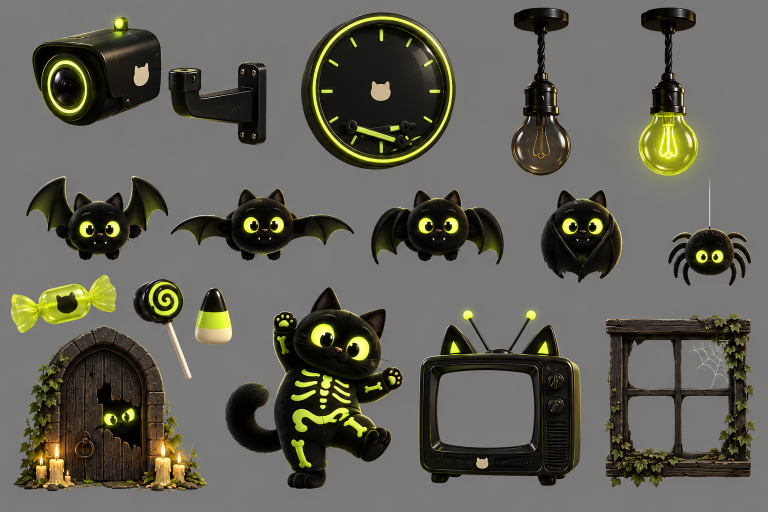
#> input picture design/teaser/sheet.png, 1536 x 1024 px (shown at 1/2 size)
$ python -i cut-teaser-assets.py   (imports and definitions only)
#> lines starting #> are read from the running program, lines starting #| are printed output that depends on the picture
#!/usr/bin/env python3
"""
Cuts the art the coming-soon page uses.

Three sources, three treatments:

  1. Pieces on the old asset boards whose files shipped empty — every pixel
     transparent, from a declutter bug that's fixed in slice-sprite.py — plus
     a few drawings on the same board nobody had cut yet. These go through
     slice-sprite.py's own pipeline, so they match every other sprite.

  2. design/teaser/sheet.png: generated on a flat grey, with no alpha. Keyed
     here by how far each pixel is from that grey — a difference matte — with
     the grey taken back out of the soft edges, so a lime glow keeps its lime
     over the site's ink instead of carrying a grey rim onto it.

  3. design/teaser/door-smashed.png and window.png: generated with their own
     transparency, at full size. Their "solid" pixels come out at 248-253
     rather than 255, which is squared off, and they're brought down to the
     size the page draws them at.

Some pieces are frames of one animation — the bulb off and on, the four bat
poses — and are placed on a shared canvas lined up by a fixed point, so
swapping one for the next never makes the art jump.

  python3 scripts/cut-teaser-assets.py
"""
from PIL import Image, ImageChops, ImageDraw, ImageFilter
import importlib.util, pathlib, json

ROOT = pathlib.Path(__file__).resolve().parent.parent
TEASER = ROOT / "design" / "teaser"

spec = importlib.util.spec_from_file_location("slicer", ROOT / "scripts" / "slice-sprite.py")
slicer = importlib.util.module_from_spec(spec)
# [1 line not run here, left out]


# ------------------------------------------------------------------ 1. boards
BOARD = {
    # the six that shipped empty, by the cells sprite-map.json already names
    "cat-sneak": ("updatesprite", 8),
    "cat-witch": ("updatesprite", 17),
    "cat-pumpkin": ("updatesprite", 18),
    "ghost": ("updatesprite", 22),
    "tape-dark": ("9E31BFFF", 7),
    "tape-lime": ("9E31BFFF", 8),
    # drawn on the same board, never cut
    "cat-away": ("updatesprite", 10),
    "bubble-q": ("updatesprite", 13),
    "cat-oneeye": ("updatesprite", 20),
    "door-peek": ("updatesprite", 23),
}


# [12 lines left out: function cut_boards, not called in this run]


# ------------------------------------------------------------ 2. grey sheet
GREY = (121, 121, 121)
LO, HI = 6, 42  # distance from the grey: below LO is background, above HI is solid

SHEET = {
    "cctv": (60, 26, 326, 254),
    "cctv-mount": (332, 120, 536, 292),
    "clock-empty": (598, 20, 914, 342),
    "bulb-off": (1018, 10, 1144, 354),
    "bulb-on": (1264, 10, 1406, 360),
    "bat-up": (48, 348, 334, 522),
    "bat-level": (340, 370, 710, 524),
    "bat-down": (738, 372, 1010, 532),
    "bat-folded": (1076, 374, 1248, 568),
    "spider": (1332, 352, 1504, 574),
    "candy": (16, 544, 236, 668),
    "lollipop": (262, 554, 384, 762),
    "candy-corn": (388, 570, 466, 692),
    "cat-skeleton": (446, 568, 808, 980),
    "tv": (832, 612, 1164, 974),
}
# grey that's inside a piece and meant to be see-through
HOLES = {"tv": [(975, 790)]}


# [31 lines left out: function key, not called in this run]


def only_biggest(im):
    """Neighbours' edges can reach into a crop; keep the one piece it's for."""
    m = im.getchannel("A").point(lambda v: 255 if v > 0 else 0)
    mp = m.load()
    w, h = im.size
    sizes, label = {}, 1
    for y in range(h):
        for x in range(w):
            if mp[x, y] == 255 and label < 250:
                before = m.histogram()[255]
                ImageDraw.floodfill(m, (x, y), label)
                sizes[label] = before - m.histogram()[255]
                label += 1
    keep = max(sizes, key=sizes.get)
    a = im.getchannel("A")
    ap = a.load()
    for y in range(h):
        for x in range(w):
            if mp[x, y] != keep:
                ap[x, y] = 0
    im.putalpha(a)
    return im.crop(im.getbbox())


# [56 lines left out: functions lime_centre, top_centre, register, cut_sheet, not called in this run]


# --------------------------------------------------------- 3. full-size art
FULL = {"door-smashed": 820, "window": 860}  # px wide, the size the page draws them at 2x


# [17 lines left out: function cut_full, not called in this run]


# [4 lines not run here, left out]

>>> import cv2
>>> picture = cv2.imread('../design/teaser/sheet.png', cv2.IMREAD_GRAYSCALE)
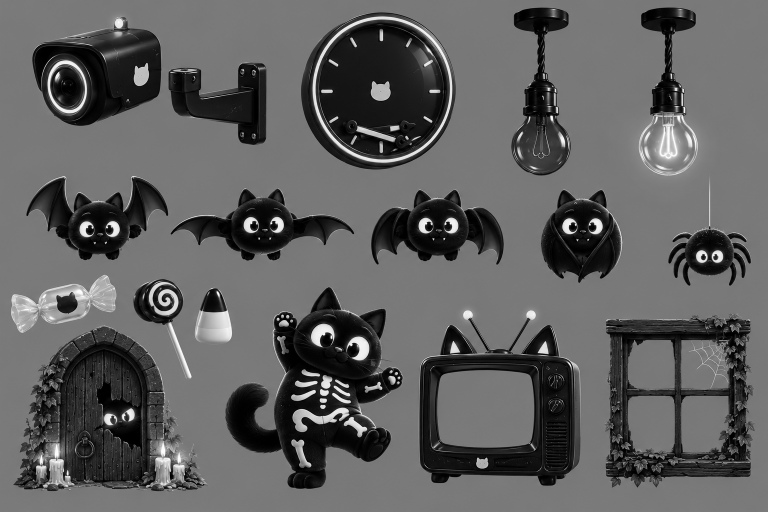
#> picture: shape (1024, 1536) (shown at 1/2 size); min 0, max 255, mean 95.2
#> (the run stopped early here; a loop or call above may not have finished)
